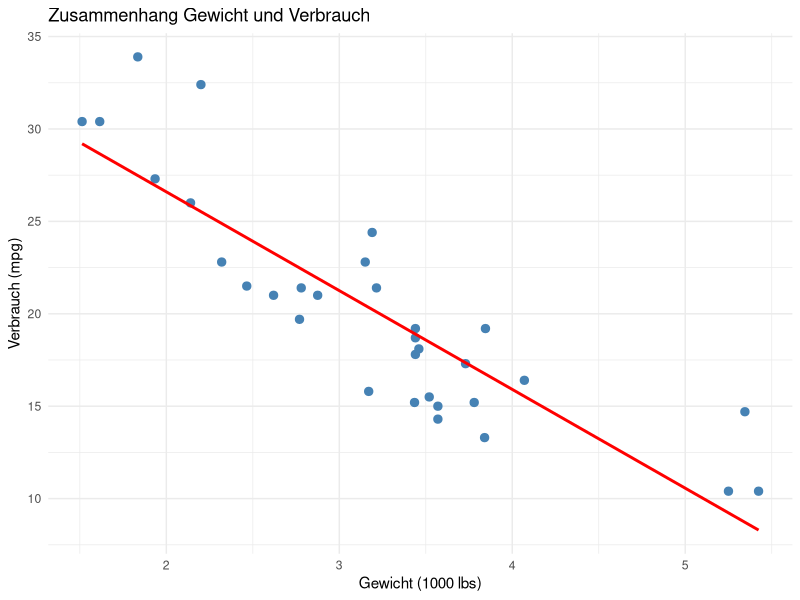
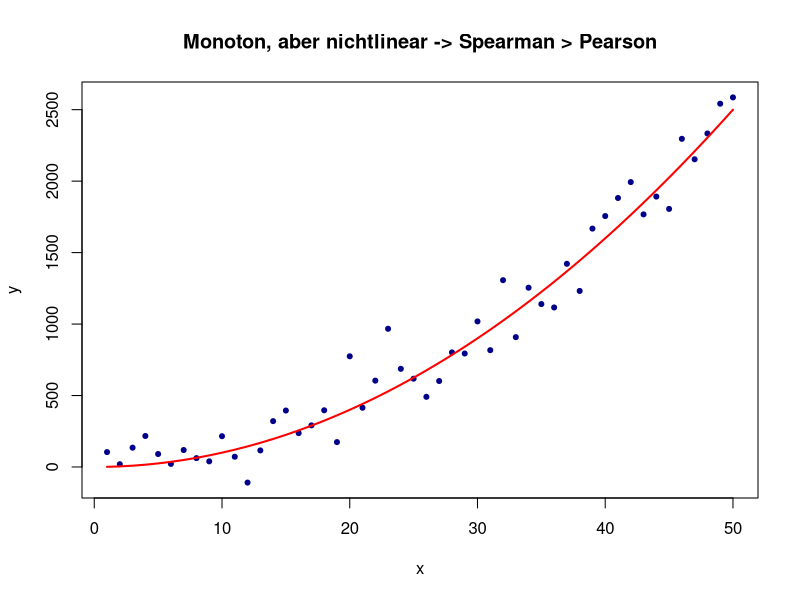
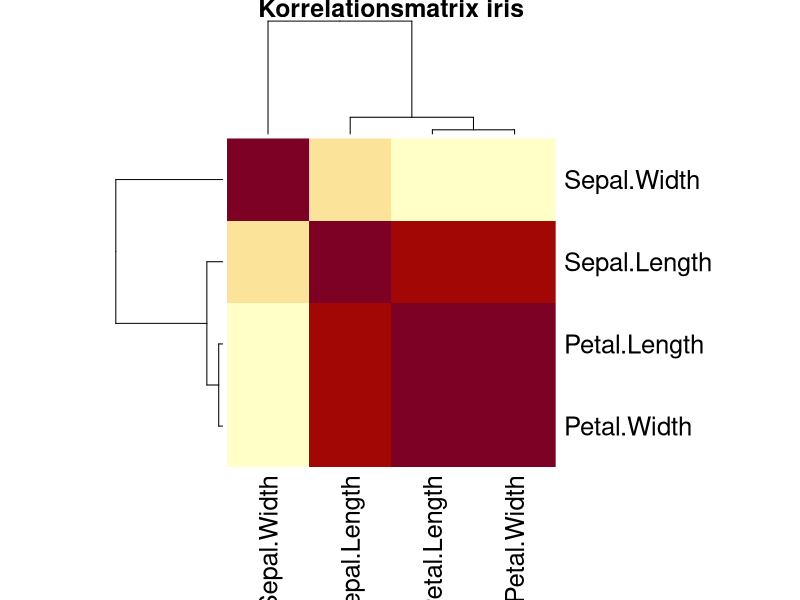
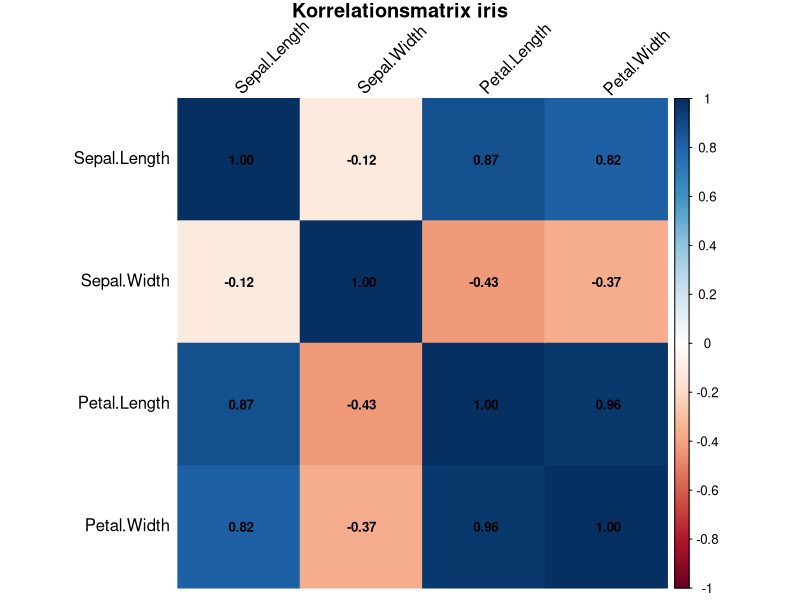
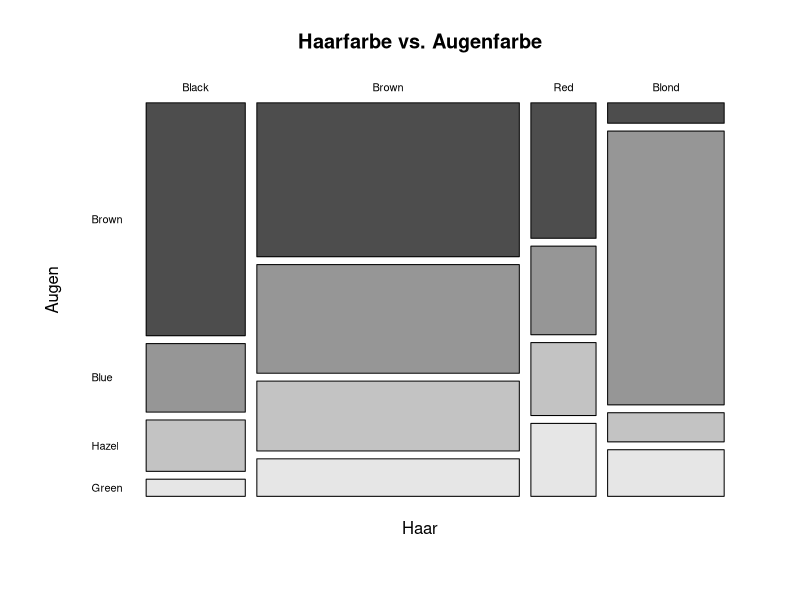

R code for these plots, in order:
# =============================================================================
# Übung Kapitel 7: Tests für Zusammenhangsmaße
# Themen: Pearson- vs. Spearman-Korrelation, Korrelations-Signifikanztest,
#         Chi-Quadrat-Unabhängigkeitstest, Mosaikplot
# Datensätze: mtcars, iris, HairEyeColor (R-base)
# =============================================================================

# install.packages("ggplot2")
library(ggplot2)


# -----------------------------------------------------------------------------
# Aufgabe 1 – Pearson- und Spearman-Korrelation
# -----------------------------------------------------------------------------
# mtcars: Zusammenhang Gewicht (wt) und Verbrauch (mpg).
#
# a) Berechne Pearson- und Spearman-Korrelation.
# b) Teste, ob die Pearson-Korrelation signifikant von 0 verschieden ist.
# c) Streudiagramm + Regressionsgerade.

data(mtcars)

cor_p <- cor(mtcars$wt, mtcars$mpg, method = "pearson")
cor_s <- cor(mtcars$wt, mtcars$mpg, method = "spearman")
cat("Pearson  =", round(cor_p, 3), "\n")
cat("Spearman =", round(cor_s, 3), "\n")

cor_test_p <- cor.test(mtcars$wt, mtcars$mpg, method = "pearson")
print(cor_test_p)

# Visualisierung
ggplot(mtcars, aes(x = wt, y = mpg)) +
  geom_point(color = "steelblue", size = 2.5) +
  geom_smooth(method = "lm", se = FALSE, color = "red") +
  labs(title = "Zusammenhang Gewicht und Verbrauch",
       x = "Gewicht (1000 lbs)", y = "Verbrauch (mpg)") +
  theme_minimal()


# -----------------------------------------------------------------------------
# Aufgabe 2 – Pearson vs. Spearman bei nichtlinearen Daten
# -----------------------------------------------------------------------------
# Erzeuge x = 1..50 und y = x^2 + leichtes Rauschen. Welche der beiden
# Korrelationen ist näher bei 1? Was bedeutet das?

set.seed(2025)
x <- 1:50
y <- x^2 + rnorm(50, mean = 10, sd = 150)

cat("Pearson  =", round(cor(x, y, method = "pearson"),  3), "\n")
cat("Spearman =", round(cor(x, y, method = "spearman"), 3), "\n")

plot(x, y, pch = 20, col = "darkblue",
     main = "Monoton, aber nichtlinear -> Spearman > Pearson")
lines(x, x^2, col = "red", lwd = 2)

cor.test(x, y, method = "spearman")

# -----------------------------------------------------------------------------
# Aufgabe 3 – Korrelationsmatrix für iris
# -----------------------------------------------------------------------------
# Berechne die Pearson-Korrelationsmatrix der vier numerischen Variablen.
# Visualisiere sie z. B. als Heatmap (base oder ggplot2 + reshape2).

iris_num <- iris[, 1:4]
M <- round(cor(iris_num), 2)
print(M)

# einfache Visualisierung mit base R
heatmap(M, symm = TRUE, margins = c(8, 8), main = "Korrelationsmatrix iris")

install.packages("corrplot")
library(corrplot)
corrplot::corrplot(M, method = "color", addCoef.col = "black",
               tl.col = "black", tl.srt = 45, number.cex = 0.8,
               title = "Korrelationsmatrix iris", mar = c(0, 0, 1, 0))

# -----------------------------------------------------------------------------
# Aufgabe 4 – Chi-Quadrat-Unabhängigkeitstest
# -----------------------------------------------------------------------------
# Untersuche im Datensatz mtcars, ob die Anzahl Zylinder (cyl) und das
# Getriebe (am) unabhängig sind.
#
# H0: cyl und am sind unabhängig
# H1: es gibt einen Zusammenhang

tab <- table(mtcars$cyl, mtcars$am)
print(tab)

chi <- chisq.test(tab)
print(chi)

# Bei kleinen Erwartungswerten ggf. Simulation:
chi_sim <- chisq.test(tab, simulate.p.value = TRUE, B = 10000)
print(chi_sim)


# -----------------------------------------------------------------------------
# Aufgabe 5 – Mosaikplot zur Kontingenztabelle
# -----------------------------------------------------------------------------
# Visualisiere den Datensatz HairEyeColor als Mosaikplot.

data(HairEyeColor)
# über Geschlecht aggregieren
he <- apply(HairEyeColor, c(1, 2), sum)
print(he)

mosaicplot(he, color = TRUE, las = 1,
           main = "Haarfarbe vs. Augenfarbe",
           xlab = "Haar", ylab = "Augen")

t(he)
colSums(t(he))
rowSums(t(he))

chi_he <- chisq.test(he)
cat("Chi-Quadrat-Test HairEyeColor: p =",
    format.pval(chi_he$p.value), "\n")


# -----------------------------------------------------------------------------
# Aufgabe 6 – Korrelation pro Gruppe
# -----------------------------------------------------------------------------
# Für iris: Korrelation zwischen Sepal.Length und Petal.Length GETRENNT
# pro Spezies. Was beobachtest du?

for (sp in unique(iris$Species)) {
  sub <- iris[iris$Species == sp, ]
  r <- cor(sub$Sepal.Length, sub$Petal.Length)
  cat("Korrelation in", sp, ":", round(r, 3), "\n")
}
# -> Simpson-Paradoxon-artige Effekte: Gesamt-Korrelation kann höher als
#    die Korrelationen innerhalb der Gruppen sein.
